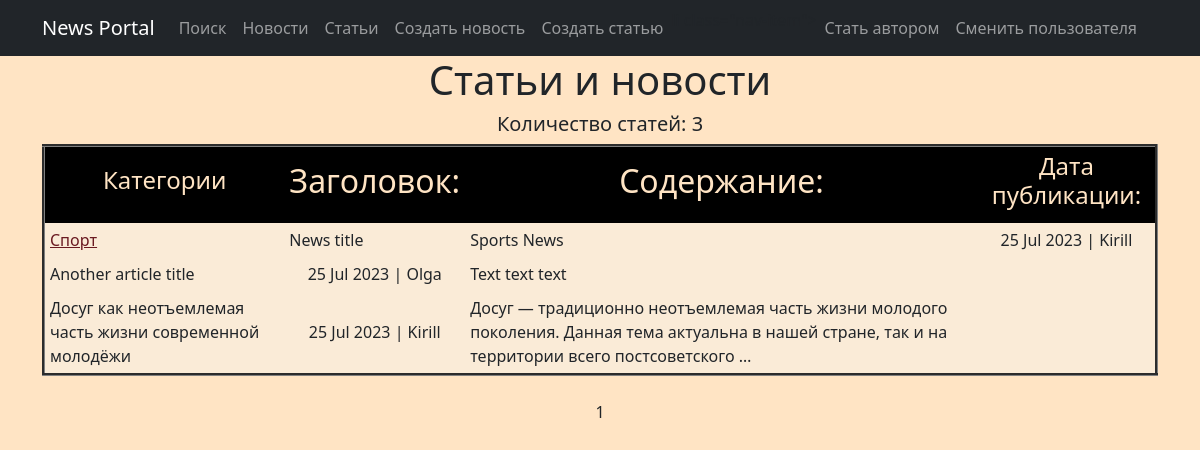
Before: /newsportal/ with the older database file.
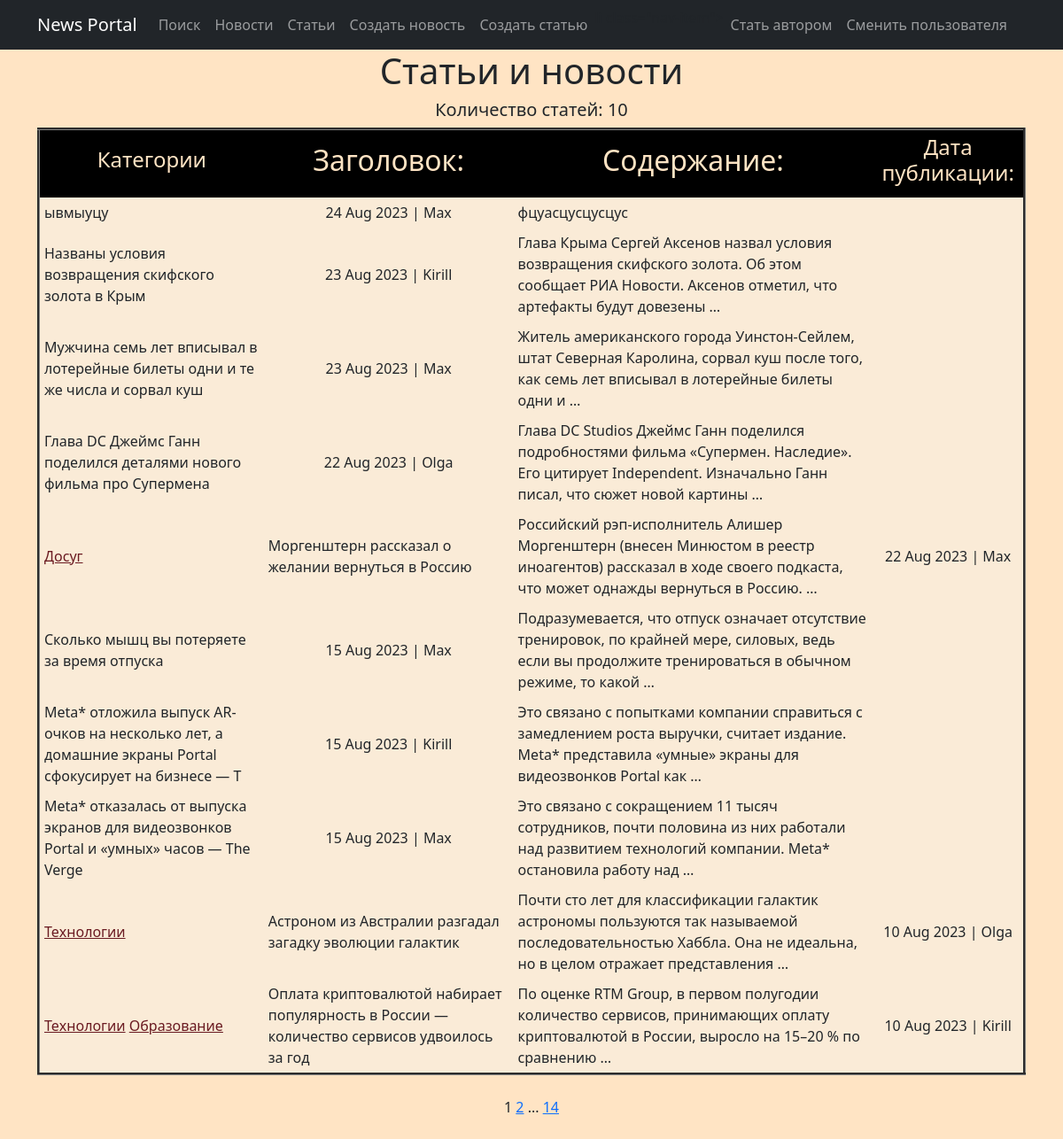
After: the same page with the newer database file.
### news_db/models.py (models this page shows, shortened)
class Category(models.Model):
    name = models.CharField(max_length=255, unique=True)
    subscribers = models.ManyToManyField(User, related_name='categories')
    def __str__(self):
        return self.name.title()

class Post(models.Model):
    article = 'AR'
    news = 'NW'
    POSITIONS = [
        (article, 'Статья'),
        (news, 'Новость')
    ]
    author = models.ForeignKey(Author, on_delete=models.CASCADE)
    position = models.CharField(max_length=2, choices=POSITIONS, default=article)
    create_date = models.DateTimeField(auto_now_add=True)
    title = models.CharField(max_length=250)
    text = models.TextField()
    rate = models.IntegerField(default=0)
    category = models.ManyToManyField(Category, through='PostCategory')

class Author(models.Model):
    user = models.OneToOneField(User, on_delete=models.CASCADE)
    rate = models.IntegerField(default=0)

### news_db/views.py (the view)
# urls.py: path('', PostsList.as_view(), name='post_list'),
class PostsList(ListView):
    model = Post
    ordering = '-create_date'
    template_name = 'posts.html'
    context_object_name = 'posts'
    paginate_by = 10
    def get_context_data(self, **kwargs):
        context = super().get_context_data(**kwargs)
        context['is_not_author']= not self.request.user.groups.filter(name= 'author').exists()
        return context

### templates/posts.html (shortened to what this page needs)
{% extends 'flatpages/default.html' %}
{% load custom_filter %}
{% load custom_tags %}
{% block content %}
<h1>Статьи и новости</h1>
{% if posts %}
<h5>Количество статей: {{ posts|length}}</h5>
<table border="3" , cellpadding="5" , bgcolor="#faebd7">
    <tr bgcolor="black" style="color: bisque">
        <td><h4>Категории</h4></td>
        <td><h2>Заголовок:</h2></td>
        <td><h2>Содержание:</h2></td>
        <td><h4>Дата публикации:</h4></td>
    </tr>
    {% for pst in posts %}
    {% if pst.position == 'NW'%}
    <tr>
        <td align="left">{% for category in pst.category.all %}
            <a style="color: #6a1a21" href="{% url 'categories_list' category.id %}">{{ category }}</a>
        {% endfor %}</td>
        <td align='left'><a class="nav-link" href="/newsportal/news/{{pst.pk}}">{{ pst.title }}</a></td>
        <td align="left"><a class="nav-link" href="/newsportal/news/{{pst.pk}}">{{ pst.text|truncatewords:20 }}</a></td>
        <td align="center">{{ pst.create_date|date:'d M Y'}} | {{ pst.author.user.username }}</td>
    </tr>
    {% else%}
    <tr>
        <td align='left'><a class="nav-link" href="/newsportal/articles/{{pst.pk}}">{{ pst.title }}</a></td>
        <td align="center">{{ pst.create_date|date:'d M Y'}} | {{ pst.author.user.username }}</td>
        <td align="left"><a class="nav-link" href="/newsportal/articles/{{pst.pk}}">{{ pst.text|truncatewords:20 }}</a>
        </td>
    </tr>
    {%endif%}
    {%endfor%}
</table>
    <br>
{% else %}
<h2>Статья не найдена</h2>
{% endif %}
{{ page_obj.number }}
{% if page_obj.has_next %}
<a href="?page={{ page_obj.next_page_number }}">{{ page_obj.next_page_number }}</a>
{% if paginator.num_pages != page_obj.next_page_number %}
...
<a href="?page={{ page_obj.paginator.num_pages }}">{{ page_obj.paginator.num_pages }}</a>
{% endif %}
    <br>
{% endif %}
<br>
{% endblock content %}

Changed rows visible on the page:
no longer on this page (row edited): Post: title "News title", text "Sports News", create_date "25 Jul 2023", author.user.username "Kirill"
no longer on this page (row unchanged): Category: name "Спорт", shown under "News title"
no longer on this page (row edited): Post: title "Another article title", create_date "25 Jul 2023", author.user.username "Olga", text "Text text text"
no longer on this page (row unchanged): Post: title "Досуг как неотъемлемая часть жизни современной молодёжи", create_date "25 Jul 2023", author.user.username "Kirill", text "Досуг — традиционно неотъемлемая часть жизни молодого поколения. Данная тема актуальна в нашей стране, так и на территории всего постсоветского …"
added Post: title "ывмыуцу", create_date "24 Aug 2023", author.user.username "Max", text "фцуасцусцусцус"
added Post: title "Названы условия возвращения скифского золота в Крым", create_date "23 Aug 2023", author.user.username "Kirill", text "Глава Крыма Сергей Аксенов назвал условия возвращения скифского золота. Об этом сообщает РИА Новости. Аксенов отметил, что артефакты будут довезены …"
added Post: title "Мужчина семь лет вписывал в лотерейные билеты одни и те же числа и сорвал куш", create_date "23 Aug 2023", author.user.username "Max", text "Житель американского города Уинстон-Сейлем, штат Северная Каролина, сорвал куш после того, как семь лет вписывал в лотерейные билеты одни и …"
added Post: title "Глава DC Джеймс Ганн поделился деталями нового фильма про Супермена", create_date "22 Aug 2023", author.user.username "Olga", text "Глава DC Studios Джеймс Ганн поделился подробностями фильма «Супермен. Наследие». Его цитирует Independent. Изначально Ганн писал, что сюжет новой картины …"
added Post: title "Моргенштерн рассказал о желании вернуться в Россию", text "Российский рэп-исполнитель Алишер Моргенштерн (внесен Минюстом в реестр иноагентов) рассказал в ходе своего подкаста, что может однажды вернуться в Россию. …", create_date "22 Aug 2023", author.user.username "Max"
now on this page (row unchanged): Category: name "Досуг", shown under "Моргенштерн рассказал о желании вернуться в Россию"
added Post: title "Сколько мышц вы потеряете за время отпуска", create_date "15 Aug 2023", author.user.username "Max", text "Подразумевается, что отпуск означает отсутствие тренировок, по крайней мере, силовых, ведь если вы продолжите тренироваться в обычном режиме, то какой …"
added Post: title "Meta* отложила выпуск AR-очков на несколько лет, а домашние экраны Portal сфокусирует на бизнесе — T", create_date "15 Aug 2023", author.user.username "Kirill", text "Это связано с попытками компании справиться с замедлением роста выручки, считает издание. Meta* представила «умные» экраны для видеозвонков Portal как …"
added Post: title "Meta* отказалась от выпуска экранов для видеозвонков Portal и «умных» часов — The Verge", create_date "15 Aug 2023", author.user.username "Max", text "Это связано с сокращением 11 тысяч сотрудников, почти половина из них работали над развитием технологий компании. Meta* остановила работу над …"
added Post: title "Астроном из Австралии разгадал загадку эволюции галактик", text "Почти сто лет для классификации галактик астрономы пользуются так называемой последовательностью Хаббла. Она не идеальна, но в целом отражает представления …", create_date "10 Aug 2023", author.user.username "Olga"
now on this page (row edited): Category: name "Технологии"
added Post: title "Оплата криптовалютой набирает популярность в России — количество сервисов удвоилось за год", text "По оценке RTM Group, в первом полугодии количество сервисов, принимающих оплату криптовалютой в России, выросло на 15–20 % по сравнению …", create_date "10 Aug 2023", author.user.username "Kirill"
now on this page (row unchanged): Category: name "Образование", shown under "10 Aug 2023"
Other visible differences:
{{ posts|length }}: "3" → "10"
{{ page_obj.next_page_number }}: (not shown) → "2"
{{ page_obj.paginator.num_pages }}: (not shown) → "14"
